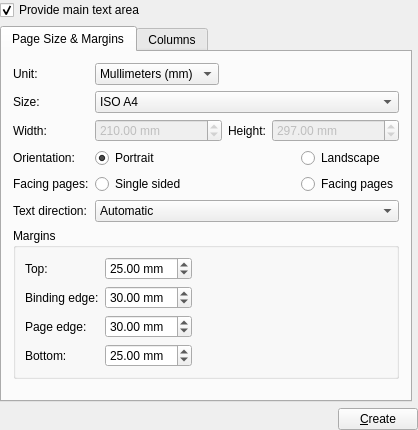
<?xml version="1.0" encoding="UTF-8"?>
<ui version="4.0">
 <class>KWStartupWidget</class>
 <widget class="QWidget" name="KWStartupWidget">
  <property name="geometry">
   <rect>
    <x>0</x>
    <y>0</y>
    <width>418</width>
    <height>430</height>
   </rect>
  </property>
  <layout class="QGridLayout">
   <property name="margin">
    <number>0</number>
   </property>
   <item row="0" column="0" colspan="2">
    <widget class="QCheckBox" name="mainText">
     <property name="whatsThis">
      <string>&lt;p&gt;&lt;b&gt;Check this option to have a text area created automatically for each page.&lt;/b&gt;&lt;br&gt;
For letters and notes with one main text, possibly on several pages, you should keep this checked. You should only uncheck it if you want to define completely where each text frame should be positioned.&lt;/p&gt;</string>
     </property>
     <property name="text">
      <string>Provide main text area</string>
     </property>
     <property name="checked">
      <bool>true</bool>
     </property>
    </widget>
   </item>
   <item row="2" column="0" colspan="2">
    <layout class="QHBoxLayout">
     <property name="spacing">
      <number>6</number>
     </property>
     <property name="margin">
      <number>0</number>
     </property>
     <item>
      <spacer>
       <property name="orientation">
        <enum>Qt::Horizontal</enum>
       </property>
       <property name="sizeType">
        <enum>QSizePolicy::Expanding</enum>
       </property>
       <property name="sizeHint" stdset="0">
        <size>
         <width>20</width>
         <height>20</height>
        </size>
       </property>
      </spacer>
     </item>
     <item>
      <widget class="QPushButton" name="createButton">
       <property name="text">
        <string>&amp;Create</string>
       </property>
      </widget>
     </item>
    </layout>
   </item>
   <item row="1" column="0">
    <widget class="QTabWidget" name="tabs">
     <property name="currentIndex">
      <number>0</number>
     </property>
     <widget class="QWidget" name="sizeTab">
      <attribute name="title">
       <string>Page Size &amp;&amp; Margins</string>
      </attribute>
      <layout class="QGridLayout" name="gridLayout">
       <item row="0" column="0">
        <widget class="QLabel" name="unitsLabel">
         <property name="text">
          <string>Unit:</string>
         </property>
         <property name="buddy">
          <cstring>units</cstring>
         </property>
        </widget>
       </item>
       <item row="0" column="1">
        <layout class="QHBoxLayout" name="_7">
         <property name="spacing">
          <number>6</number>
         </property>
         <property name="margin">
          <number>0</number>
         </property>
         <item>
          <widget class="QComboBox" name="units_2">
           <item>
            <property name="text">
             <string>Mullimeters (mm)</string>
            </property>
           </item>
          </widget>
         </item>
         <item>
          <spacer>
           <property name="orientation">
            <enum>Qt::Horizontal</enum>
           </property>
           <property name="sizeHint" stdset="0">
            <size>
             <width>10</width>
             <height>0</height>
            </size>
           </property>
          </spacer>
         </item>
        </layout>
       </item>
       <item row="1" column="0">
        <widget class="QLabel" name="label_2">
         <property name="text">
          <string>Size:</string>
         </property>
         <property name="buddy">
          <cstring>sizes</cstring>
         </property>
        </widget>
       </item>
       <item row="1" column="1" colspan="2">
        <widget class="QComboBox" name="sizes">
         <item>
          <property name="text">
           <string>ISO A4</string>
          </property>
         </item>
        </widget>
       </item>
       <item row="2" column="0">
        <widget class="QLabel" name="label_3">
         <property name="text">
          <string>Width:</string>
         </property>
         <property name="buddy">
          <cstring>width</cstring>
         </property>
        </widget>
       </item>
       <item row="2" column="1" colspan="2">
        <layout class="QHBoxLayout" name="_5">
         <property name="spacing">
          <number>6</number>
         </property>
         <property name="margin">
          <number>0</number>
         </property>
         <item>
          <widget class="QDoubleSpinBox" name="width_2">
           <property name="enabled">
            <bool>false</bool>
           </property>
           <property name="suffix">
            <string> mm</string>
           </property>
           <property name="maximum">
            <double>1000.000000000000000</double>
           </property>
           <property name="value">
            <double>210.000000000000000</double>
           </property>
          </widget>
         </item>
         <item>
          <widget class="QLabel" name="label_5">
           <property name="sizePolicy">
            <sizepolicy hsizetype="Fixed" vsizetype="Preferred">
             <horstretch>0</horstretch>
             <verstretch>0</verstretch>
            </sizepolicy>
           </property>
           <property name="text">
            <string>Height:</string>
           </property>
           <property name="buddy">
            <cstring>height</cstring>
           </property>
          </widget>
         </item>
         <item>
          <widget class="QDoubleSpinBox" name="height_2">
           <property name="enabled">
            <bool>false</bool>
           </property>
           <property name="suffix">
            <string> mm</string>
           </property>
           <property name="maximum">
            <double>1000.000000000000000</double>
           </property>
           <property name="value">
            <double>297.000000000000000</double>
           </property>
          </widget>
         </item>
        </layout>
       </item>
       <item row="3" column="0">
        <widget class="QLabel" name="label_6">
         <property name="text">
          <string>Orientation:</string>
         </property>
        </widget>
       </item>
       <item row="3" column="1">
        <widget class="QRadioButton" name="portrait">
         <property name="text">
          <string>Portrait</string>
         </property>
         <property name="checked">
          <bool>true</bool>
         </property>
        </widget>
       </item>
       <item row="3" column="2">
        <widget class="QRadioButton" name="landscape">
         <property name="text">
          <string>Landscape</string>
         </property>
        </widget>
       </item>
       <item row="4" column="0">
        <widget class="QLabel" name="facingPageLabel">
         <property name="text">
          <string>Facing pages:</string>
         </property>
        </widget>
       </item>
       <item row="4" column="1">
        <widget class="QRadioButton" name="singleSided">
         <property name="text">
          <string>Single sided</string>
         </property>
         <property name="checked">
          <bool>false</bool>
         </property>
        </widget>
       </item>
       <item row="4" column="2">
        <widget class="QRadioButton" name="facingPages">
         <property name="text">
          <string>Facing pages</string>
         </property>
        </widget>
       </item>
       <item row="5" column="0">
        <widget class="QLabel" name="directionLabel">
         <property name="text">
          <string>Text direction:</string>
         </property>
        </widget>
       </item>
       <item row="5" column="1" colspan="2">
        <widget class="QComboBox" name="textDirection">
         <item>
          <property name="text">
           <string>Automatic</string>
          </property>
         </item>
         <item>
          <property name="text">
           <string>Left to right</string>
          </property>
         </item>
         <item>
          <property name="text">
           <string>Right to left</string>
          </property>
         </item>
        </widget>
       </item>
       <item row="6" column="0" colspan="3">
        <widget class="QGroupBox" name="margins">
         <property name="title">
          <string>Margins</string>
         </property>
         <layout class="QGridLayout" name="_6">
          <property name="margin">
           <number>9</number>
          </property>
          <property name="spacing">
           <number>6</number>
          </property>
          <item row="0" column="2" rowspan="4">
           <spacer>
            <property name="orientation">
             <enum>Qt::Horizontal</enum>
            </property>
            <property name="sizeType">
             <enum>QSizePolicy::MinimumExpanding</enum>
            </property>
            <property name="sizeHint" stdset="0">
             <size>
              <width>10</width>
              <height>10</height>
             </size>
            </property>
           </spacer>
          </item>
          <item row="2" column="0">
           <widget class="QLabel" name="rightLabel_2">
            <property name="text">
             <string>Page edge:</string>
            </property>
            <property name="buddy">
             <cstring>pageEdgeMargin</cstring>
            </property>
           </widget>
          </item>
          <item row="1" column="0">
           <widget class="QLabel" name="leftLabel_2">
            <property name="text">
             <string>Binding edge:</string>
            </property>
            <property name="buddy">
             <cstring>bindingEdgeMargin</cstring>
            </property>
           </widget>
          </item>
          <item row="3" column="0">
           <widget class="QLabel" name="label_13">
            <property name="text">
             <string>Bottom:</string>
            </property>
            <property name="buddy">
             <cstring>bottomMargin</cstring>
            </property>
           </widget>
          </item>
          <item row="2" column="1">
           <widget class="QDoubleSpinBox" name="pageEdgeMargin_2">
            <property name="suffix">
             <string> mm</string>
            </property>
            <property name="maximum">
             <double>999.990000000000009</double>
            </property>
            <property name="value">
             <double>30.000000000000000</double>
            </property>
           </widget>
          </item>
          <item row="0" column="0">
           <widget class="QLabel" name="label_10">
            <property name="text">
             <string>Top:</string>
            </property>
            <property name="buddy">
             <cstring>topMargin</cstring>
            </property>
           </widget>
          </item>
          <item row="1" column="1">
           <widget class="QDoubleSpinBox" name="bindingEdgeMargin_2">
            <property name="suffix">
             <string> mm</string>
            </property>
            <property name="maximum">
             <double>999.990000000000009</double>
            </property>
            <property name="value">
             <double>30.000000000000000</double>
            </property>
           </widget>
          </item>
          <item row="0" column="1">
           <widget class="QDoubleSpinBox" name="topMargin_2">
            <property name="suffix">
             <string> mm</string>
            </property>
            <property name="maximum">
             <double>999.990000000000009</double>
            </property>
            <property name="value">
             <double>25.000000000000000</double>
            </property>
           </widget>
          </item>
          <item row="3" column="1">
           <widget class="QDoubleSpinBox" name="bottomMargin_2">
            <property name="suffix">
             <string> mm</string>
            </property>
            <property name="maximum">
             <double>999.990000000000009</double>
            </property>
            <property name="value">
             <double>25.000000000000000</double>
            </property>
           </widget>
          </item>
         </layout>
        </widget>
       </item>
       <item row="7" column="0" colspan="3">
        <spacer name="verticalSpacer">
         <property name="orientation">
          <enum>Qt::Vertical</enum>
         </property>
         <property name="sizeHint" stdset="0">
          <size>
           <width>318</width>
           <height>0</height>
          </size>
         </property>
        </spacer>
       </item>
      </layout>
     </widget>
     <widget class="QWidget" name="columnsTab">
      <attribute name="title">
       <string>Columns</string>
      </attribute>
     </widget>
    </widget>
   </item>
  </layout>
 </widget>
 <layoutdefault spacing="6" margin="11"/>
 <tabstops>
  <tabstop>mainText</tabstop>
  <tabstop>tabs</tabstop>
  <tabstop>createButton</tabstop>
 </tabstops>
 <resources/>
 <connections/>
</ui>
